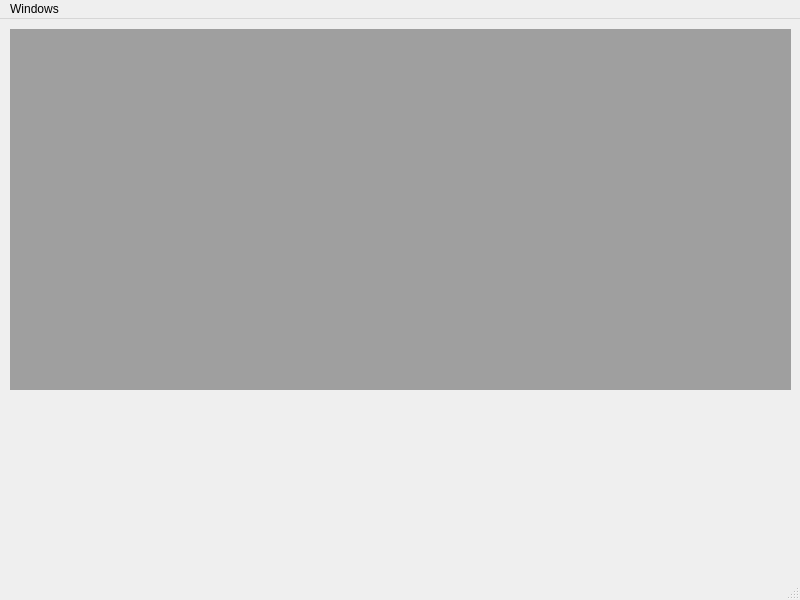
<?xml version="1.0" encoding="UTF-8"?>
<ui version="4.0">
 <class>MainWindow</class>
 <widget class="QMainWindow" name="MainWindow">
  <property name="geometry">
   <rect>
    <x>0</x>
    <y>0</y>
    <width>800</width>
    <height>600</height>
   </rect>
  </property>
  <property name="windowTitle">
   <string>MainWindow</string>
  </property>
  <widget class="QWidget" name="centralwidget">
   <widget class="QMdiArea" name="mdiArea">
    <property name="geometry">
     <rect>
      <x>10</x>
      <y>10</y>
      <width>781</width>
      <height>361</height>
     </rect>
    </property>
    <widget class="QWidget" name="subwindow">
     <property name="windowTitle">
      <string>Subwindow</string>
     </property>
     <widget class="QLabel" name="label">
      <property name="geometry">
       <rect>
        <x>130</x>
        <y>100</y>
        <width>141</width>
        <height>16</height>
       </rect>
      </property>
      <property name="text">
       <string>First sub window</string>
      </property>
     </widget>
    </widget>
    <widget class="QWidget" name="subwindow_2">
     <property name="windowTitle">
      <string>Subwindow</string>
     </property>
     <widget class="QLabel" name="label_2">
      <property name="geometry">
       <rect>
        <x>88</x>
        <y>120</y>
        <width>131</width>
        <height>20</height>
       </rect>
      </property>
      <property name="text">
       <string>Second sub window</string>
      </property>
     </widget>
    </widget>
   </widget>
  </widget>
  <widget class="QMenuBar" name="menubar">
   <property name="geometry">
    <rect>
     <x>0</x>
     <y>0</y>
     <width>800</width>
     <height>22</height>
    </rect>
   </property>
   <widget class="QMenu" name="menuWindows">
    <property name="title">
     <string>Windows</string>
    </property>
    <addaction name="actionSubWindow_View"/>
    <addaction name="actionTabbed_View"/>
    <addaction name="actionCascade_View"/>
    <addaction name="actionTile_View"/>
   </widget>
   <addaction name="menuWindows"/>
  </widget>
  <widget class="QStatusBar" name="statusbar"/>
  <action name="actionSubWindow_View">
   <property name="text">
    <string>SubWindow View</string>
   </property>
  </action>
  <action name="actionTabbed_View">
   <property name="text">
    <string>Tabbed View</string>
   </property>
  </action>
  <action name="actionCascade_View">
   <property name="text">
    <string>Cascade View</string>
   </property>
  </action>
  <action name="actionTile_View">
   <property name="text">
    <string>Tile View</string>
   </property>
  </action>
 </widget>
 <resources/>
 <connections/>
</ui>
